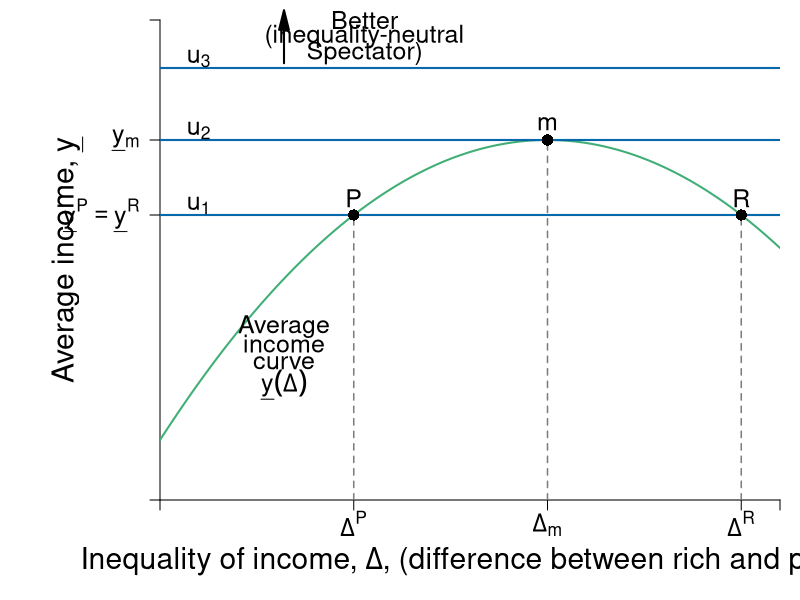

R code for this plot:
#Graph Designer: Simon Halliday
#Authors: Bowles and Halliday
#Title: Coordination, Conflict and Competition: A Text in Microeconomics

library(shape)
pdf(file = "risk/justice_inequality_neutral.pdf", width = 10, height = 8)


#Set parameters for graphics
axislabelsize <- 1.8
labelsize <- 1.5
namesize <- 1.8
annotatesize <- 1.5
graphlinewidth <- 2
segmentlinewidth <- 1.5

COL <- c("#7fc97f", "#beaed4", "#fdc086", "#ffff99", "#386cb0", "#f0027f", "#bf5b17", "#666666")
COLA <- c("#e0f3db", "#99d8c9","#66c2a4","#41ae76", "#238b45", "#005824")
COLB <- c("#c6dbef", "#4eb3d3", "#2b8cbe", "#0868ac","#084081")
COLC <- c("#fcfbfd", "#efedf5", "#dadaeb", "#bcbddc", "#9e9ac8", "#807dba", "#6a51a3", "#54278f", "#3f007d")
grays <- gray.colors(25, start = 1, end = 0, alpha = 1)

#Edited the margins to cater for the larger LHS labels
par(mar =  c(5, 8, 1, 1))

#Indifference curves of a risk-averse homo economicus (2nd graph out of the two for 4.7)

indiffA <- function(x, ua = 2, slope = 1/12) {
  ua + slope*(x)^2
}

#Average wealth function 
a <- 0.25
b <- 1
c <- 0.2

avgwealth <- function(delta, a = 0.25, b = 1, c = 0.2){
  a + b*delta - c*delta^2
}



#Add limits on axes and levels of utility for each indifference curve
ylims <- c(0, 2)
xlims <- c(0, 4)

npts <- 501 
x <- seq(xlims[1], xlims[2], length.out = npts)
y <- seq(ylims[1], ylims[2], length.out = npts) 

plot(0, 0, xlim = xlims, ylim = ylims, type = "n",
     xlab = expression(paste("")),
     ylab = expression(paste("")), 
     xaxt = "n", 
     yaxt = "n", 
     cex.lab = axislabelsize, 
     bty = "n", 
     xaxs = "i", 
     yaxs = "i"
)

#x and y limits with plain axes without ticks/numbers to match previous graph

#ticksx <- seq(from = 0, to = xlims[2]+1, by = 4)
#xlabels <- seq(from = 0, to = xlims[2], by = 1)
ticksx <- c(xlims[1], (b - 0.5)/(2*c),  (b)/(2*c), (b + 0.5)/(2*c), xlims[2])
xlabels <- c(NA, expression(paste(Delta^P)), expression(paste(Delta[m] )), expression(paste(Delta^R)), NA)
#ticksy <- seq(from = 0, to = ylims[2]+1, by = 4)
#ylabels <- seq(from = 0, to = ylims[2], by = 1)
ticksy <- c(ylims[1], avgwealth((b - 0.5)/(2*c)), avgwealth((b)/(2*c)), ylims[2])
ylabels <- c(NA, expression(paste(underline(y)^P == underline(y)^R )), expression(paste(underline(y)[m])),  NA)
#ylabels <- c(NA, expression(paste(hat(y)[1])), expression(paste(y[2] == hat(y) )), expression(paste(hat(y)[3])), NA)


axis(1,at = ticksx,  pos = 0, labels = xlabels, cex.axis = labelsize)
axis(2,at = ticksy,  pos = xlims[1], labels = ylabels, las = 1, cex.axis = labelsize)

npts <- 500 
xx1 <- seq(xlims[1], xlims[2], length.out = npts)
xx2 <- seq(0, xlims[2], length.out = npts)
xx3 <- seq(xlims[1], 0, length.out = npts)
xx4 <- seq(-11, 0, length.out = npts)


lines(xx1, avgwealth(xx1), col = COLA[4], lwd = graphlinewidth)


#Axis labels and draw linear utility function
mtext(expression(paste("Inequality of income, ", Delta, ", (difference between rich and poor)")), side = 1, line = 3, cex = axislabelsize)
text(-0.6, 0.5*ylims[2], expression(paste("Average income, ", underline(y))), xpd = TRUE, cex = axislabelsize, srt = 90) 


#Inequality-neutral indifference curves
segments(0, avgwealth((b - 0.5)/(2*c)), xlims[2], avgwealth((b - 0.5)/(2*c)), lty = 1, col = COLB[4], lwd = graphlinewidth)
segments(0, avgwealth((b)/(2*c)) , xlims[2], avgwealth((b)/(2*c)) , lty = 1, col = COLB[4], lwd = graphlinewidth)
segments(0, avgwealth((b)/(2*c)) + 0.3, xlims[2], avgwealth((b)/(2*c)) + 0.3, lty = 1, col = COLB[4], lwd = graphlinewidth)

#Label various points on line
#segments(0, avgwealth(b/(2*c)), b/(2*c), avgwealth(b/(2*c)), lty = 2, col = grays[20], lwd = segmentlinewidth)
segments(b/(2*c), 0, b/(2*c), avgwealth(b/(2*c)), lty = 2, col = grays[20], lwd = segmentlinewidth)
points(b/(2*c), avgwealth(delta = b/(2*c)), pch = 16, col = "black", cex = 1.5)
text(b/(2*c), avgwealth(delta = b/(2*c)) + 0.07, expression(paste(m)), cex = labelsize)


#segments(0, avgwealth(delta = (b + 0.5)/(2*c)), (b + 0.5)/(2*c), avgwealth(delta = (b + 0.5)/(2*c)), lty = 2, col = grays[20], lwd = segmentlinewidth)
segments((b + 0.5)/(2*c), 0, (b + 0.5)/(2*c), avgwealth(delta = (b + 0.5)/(2*c)), lty = 2, col = grays[20], lwd = segmentlinewidth)
points((b + 0.5)/(2*c), avgwealth(delta = (b + 0.5)/(2*c)), pch = 16, col = "black", cex = 1.5)
text((b + 0.5)/(2*c), avgwealth(delta = (b + 0.5)/(2*c)) + 0.07, expression(paste(R)), cex = labelsize)

#segments(0, avgwealth((b - 0.5)/(2*c)), (b - 0.5)/(2*c), avgwealth((b - 0.5)/(2*c)), lty = 2, col = grays[20], lwd = segmentlinewidth)
segments((b - 0.5)/(2*c), 0, (b - 0.5)/(2*c), avgwealth((b - 0.5)/(2*c)), lty = 2, col = grays[20], lwd = segmentlinewidth)
points( (b - 0.5)/(2*c), avgwealth(delta = (b - 0.5)/(2*c)), pch = 16, col = "black", cex = 1.5)
text((b - 0.5)/(2*c), avgwealth(delta = (b - 0.5)/(2*c)) + 0.07, expression(paste(P)), cex = labelsize)

#label the three indifference curves

text(0.25, avgwealth(delta = (b - 0.5)/(2*c)) + 0.04, expression(paste(u[1])), xpd = TRUE, cex = labelsize)
text(0.25, avgwealth(delta = (b)/(2*c)) + 0.04, expression(paste(u[2])),  xpd = TRUE, cex = labelsize)
text(0.25, avgwealth(delta = (b)/(2*c)) + 0.34, expression(paste(u[3])),  xpd = TRUE, cex = labelsize)

#Label average wealth curve and indifference curves generally

text(0.8, avgwealth(0.8)-0.2, expression(paste("Average")), xpd = TRUE, cex = labelsize)
text(0.8, avgwealth(0.8)-0.27, expression(paste("income")), xpd = TRUE, cex = labelsize)
text(0.8, avgwealth(0.8)-0.35, expression(paste("curve")), xpd = TRUE, cex = labelsize)
text(0.8, avgwealth(0.8)-0.44, expression(paste(underline(y)(Delta) )), xpd = TRUE, cex = labelsize)

Arrows(0.8, 1.82, 0.8, 2, col = "black", lty = 1, lwd = 2, arr.type = "triangle", xpd = TRUE)
text(1.32, 2, expression(paste("Better")), xpd = TRUE, cex = labelsize)
text(1.32, 1.93, expression(paste("(inequality-neutral")), xpd = TRUE, cex = labelsize)
text(1.32, 1.86, expression(paste("Spectator)")), xpd = TRUE, cex = labelsize)

dev.off()
